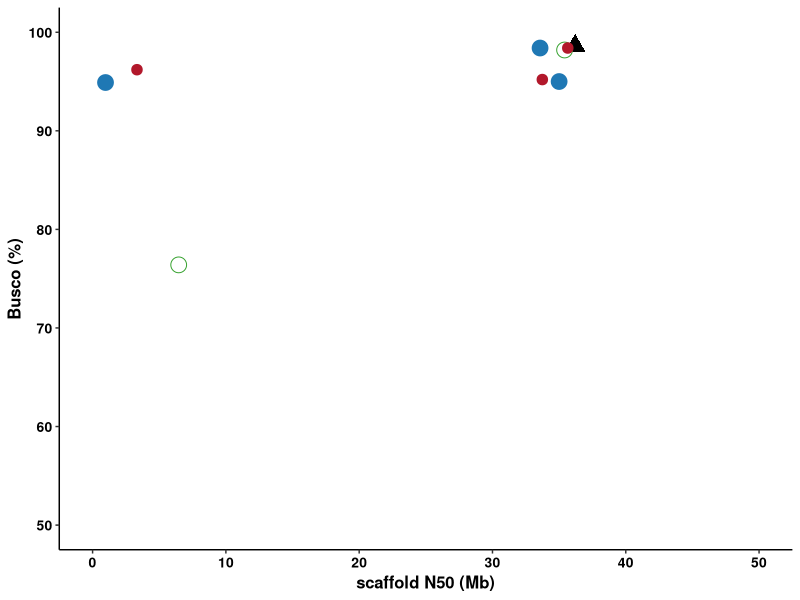

This figure's R source:
rm(list=ls())

library(ggplot2)

data <- data.frame(species = c("Hypophthalmichthys_nobilis(By Jian)","Hypophthalmichthys_nobilis(By Fu)",
                               "Hypophthalmichthys_molitrix(By Jian)","grass carp","Hypophthalmichthys_molitrix(By Zhou)",
                               "Mp","Ci","Hm","Hn"),
                   N50 = c(3.33,33.74,0.97,6.46,35,36.2,35.41,33.57,35.65),
                   busco = c(96.2,95.2,94.9,76.4,95,98.6,98.2,98.4,98.4))

head(data)

cols = c("#b2182b","#b2182b",
         "#1f78b4","#33a02c","#1f78b4",
         "#000000","#33a02c","#1f78b4","#b2182b")
ggplot(data,aes(x=N50,y=busco)) +
  #geom_point(aes(size = N50),color = "red")
  geom_point(size=5,color = cols,shape = c(20,20,19,21,19,17,21,19,20)) +
  ylim(c(50,100)) +
  xlim(c(0,50)) +
  labs(x="scaffold N50 (Mb)",y = "Busco (%)") +
  theme_classic() +
  theme(axis.title = element_text(size = 12,color = "black",face = "bold"),
        axis.text = element_text(size = 10,color = "black",face = "bold"))
